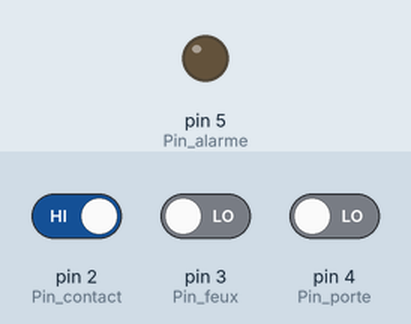
Recording of a sketch running on a simulated Arduino Uno, built with avr-gcc and run on an emulated ATmega328P. On the bench: output pins drawn as LEDs (lit = HIGH). The test bench sets the inputs (shaded band); at power-on: pin 2 (Pin_contact) HIGH, pin 3 (Pin_feux) LOW, pin 4 (Pin_porte) LOW.

Above: at 1.2 s.
1.3 s: pin 2 (Pin_contact) driven LOW and pin 3 (Pin_feux) driven HIGH
At 2.5 s:
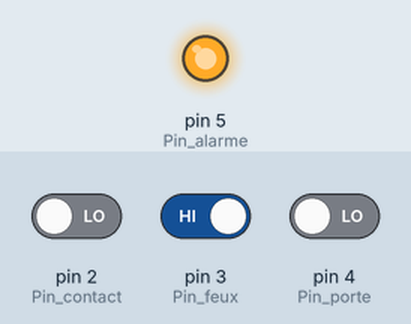
2.8 s: pin 2 (Pin_contact) driven HIGH
At 3.8 s:
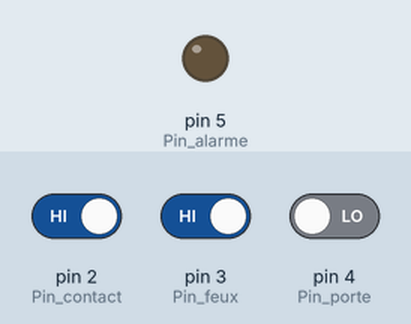
4.3 s: pin 2 (Pin_contact) driven LOW
At 5.0 s:
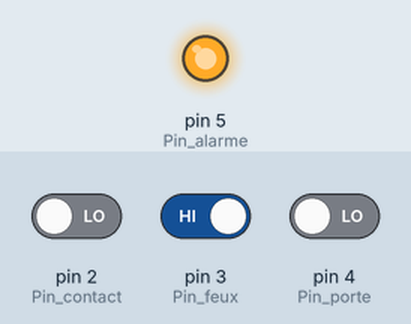
Timing chart, 0 to 7.3 s (numbered marks = the images above; inputs shaded):
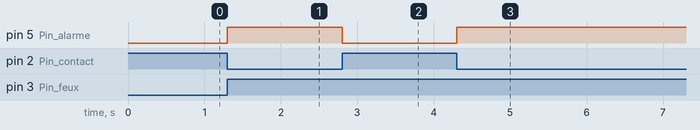

Measured:
- after the input at 1.3 s, pin 5 (Pin_alarme): LOW → HIGH at once
- after the input at 2.8 s, pin 5 (Pin_alarme): HIGH → LOW at once
- after the input at 4.3 s, pin 5 (Pin_alarme): LOW → HIGH at once

The sketch:

Alarme.ino
```cpp
const int Pin_contact=2;
const int Pin_feux=3;
const int Pin_porte=4;
const int Pin_alarme=5;

bool Contact;
bool Feux;
bool Porte;
bool Alarme;


void setup() {
  pinMode(Pin_contact, INPUT);
  pinMode(Pin_feux,INPUT);
  pinMode(Pin_porte,INPUT);
  pinMode(Pin_alarme,OUTPUT);
}

void loop() {
  Porte=digitalRead(Pin_porte);
  Feux=digitalRead(Pin_feux);
  Contact=digitalRead(Pin_contact);

  if (Porte==1&&Feux==1||Contact==0&&Feux==1)
  {
    Alarme=1;
  }else
  {
    Alarme=0;
  }
digitalWrite(Pin_alarme, Alarme);
}
```
